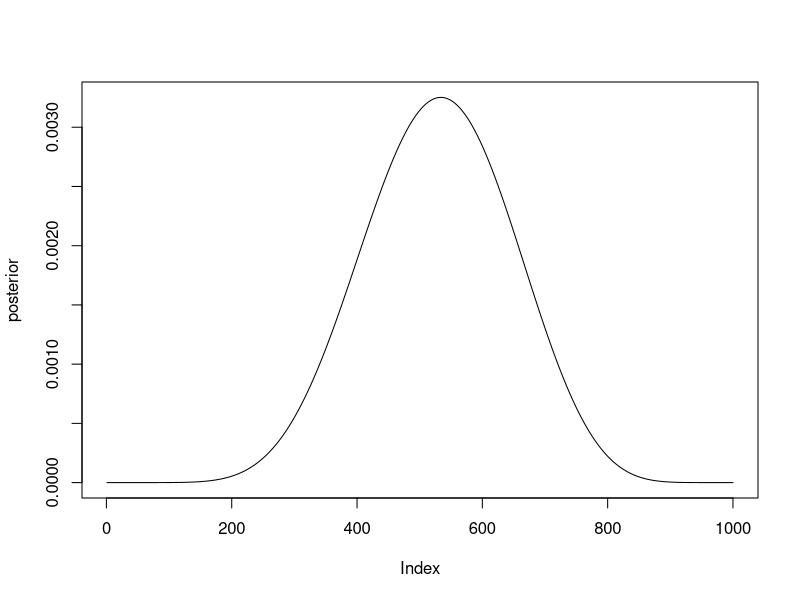

Generate this figure with R: (Note: this script raises an error after producing the figure.)
## ---- chunk 1
knitr::opts_chunk$set(echo = TRUE)
## ---- chunk 2
# Size of grid for grid approximation
gridsize <- 1000

# Prior grid
prior_grid <- seq(0, 1, length.out = gridsize)

# Prior probability (all 1)
prior_prob <- rep(1, gridsize)

# Data probability
#  given 4/15, using binomial distribution
data_prob <- dbinom(8, 15, prob = prior_grid)

# Calculate the posterior numerator by multiplying prior and data probability
posterior_num <- prior_prob * data_prob
# Standardize by sum of posterior numerator
posterior <- posterior_num / sum(posterior_num)

# Save for later
posterior_1 <- posterior

plot(posterior, type = 'l')

# Sample from posterior
samples <- sample(prior_grid, size = gridsize, prob = posterior, replace = TRUE)
mean(samples)
PI(samples, .99)
## ---- chunk 3
# Size of grid for grid approximation
gridsize <- 1000

# Prior grid
prior_grid <- seq(0, 1, length.out = gridsize)

# Prior probability (all 1 above 0.5, all 0 below)
prior_prob <- c(rep(0, gridsize / 2), rep(1, gridsize / 2))

# Data probability
#  given 4/15, using binomial distribution
data_prob <- dbinom(4, 15, prob = prior_grid)

# Calculate the posterior numerator by multiplying prior and data probability
posterior_num <- prior_prob * data_prob
# Standardize by sum of posterior numerator
posterior <- posterior_num / sum(posterior_num)

# Save for later
posterior_2 <- posterior

plot(posterior, type = 'l')

# Sample from posterior
samples <- sample(prior_grid, size = gridsize, prob = posterior, replace = TRUE)
mean(samples)
PI(samples, .99)
## ---- chunk 4
# Calculate Percentile Interval at 89%
percent_interval <- PI(posterior, prob = 0.89)
percent_interval

# Calculate Highest Posterior Density at 89%
highest_post_dens <- HPDI(posterior, prob = 0.89)
highest_post_dens
